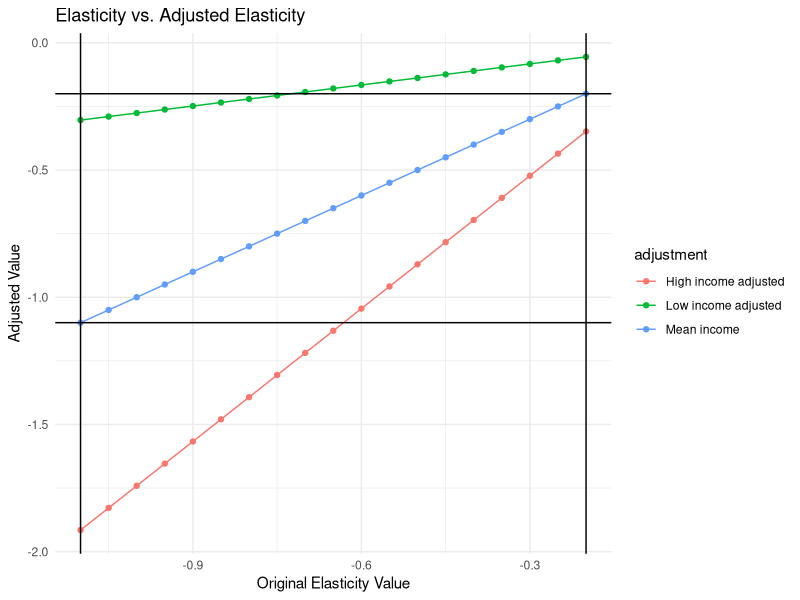

Generate this figure with R:
# Load visualization library
library(ggplot2)

# Generate elasticity vector from -0.2 to -1.1 in steps of -0.05
min_val <- -0.2
max_val <- -1.1
elasticity <- seq(min_val, max_val, by = -0.05)

power <- 0.8
mean_val <- 5
# Calculate adjustments
adj_factor_1 <- elasticity * (1 / mean_val)^power
adj_factor_2 <- elasticity
adj_factor_3 <- elasticity * (10 / mean_val)^power

# Construct data frame for plotting
df <- data.frame(
  original = rep(elasticity, 3),
  adjusted = c(adj_factor_1, adj_factor_2, adj_factor_3),
  adjustment = rep(c("Low income adjusted", "Mean income", "High income adjusted"), each = length(elasticity))
)

# Generate plot
ggplot(df, aes(x = original, y = adjusted, color = adjustment)) +
  geom_line() +
  geom_point() +
  # Add solid horizontal lines at specific values
  geom_hline(yintercept = min_val, linetype = "solid", color = "black") +
  geom_hline(yintercept = max_val, linetype = "solid", color = "black") +
  geom_vline(xintercept = min_val, linetype = "solid", color = "black") +
  geom_vline(xintercept = max_val, linetype = "solid", color = "black") +
  labs(
    title = "Elasticity vs. Adjusted Elasticity",
    x = "Original Elasticity Value",
    y = "Adjusted Value"
  ) +
  theme_minimal()
